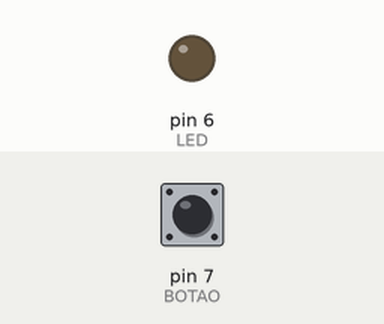
Recording of a sketch running on a simulated Arduino Uno, built with avr-gcc and run on an emulated ATmega328P. On the bench: output pins drawn as LEDs (lit = HIGH). Dashed ring = blinking. The inputs (shaded band) are chosen by the test bench; at power-on: pin 7 (BOTAO) HIGH.

Above: at 5.0 s.
5.1 s: pin 7 (BOTAO) pulled LOW for 1 s
At 5.5 s:
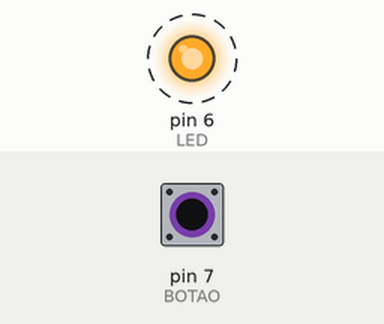
8.1 s: pin 7 (BOTAO) pulled LOW for 3.2 s
At 8.5 s:
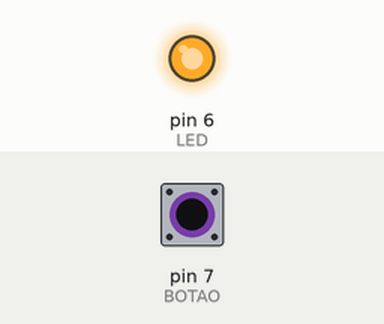
Timing chart, 0 to 13.3 s (numbered marks = the images above; inputs shaded):
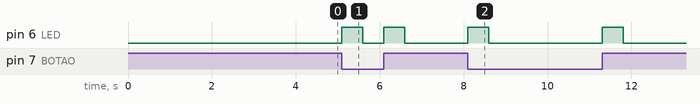

Measured:
- after the input at 5.1 s, pin 6 (LED): alternates HIGH for 0.50 s and LOW for 0.50 s, 4 changes in all, then stays LOW, starting at once
- after the input at 8.1 s, pin 6 (LED): alternates HIGH for 0.50 s and LOW for 2.7 s, 4 changes in all, then stays LOW, starting at once

The sketch:

Aula7.ino
```cpp
#define BOTAO PD7
#define LED PD6

ISR (PCINT2_vect) {
  // if(PIND |= (BOTAO))-> SE QUISER USAR UMA VEZ O BOTAO
  PORTD |= (1 << LED);
  _delay_ms(500);
  PORTD &= ~(1 << LED);
}

int main () {
  DDRD = (1 << LED);
  PORTD = (1 << BOTAO);
  PCICR = 0b00000100;
  PCMSK2 = 0b10000000;
  sei();
  while (1){

  }
}
```
